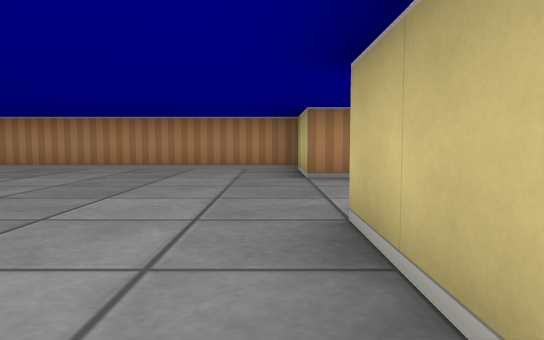
[1] (above)

17 first-person views from a walk through a cub3D maze. The camera is about half as high as the walls, tilts 4° down and sees 70° across. The floor is counted in squares. Each view is taken from the middle of a square. On the plan, view 1 faces up. The plan holds only what a view shows up to about 9 squares ahead; the rest is blank.

[2]
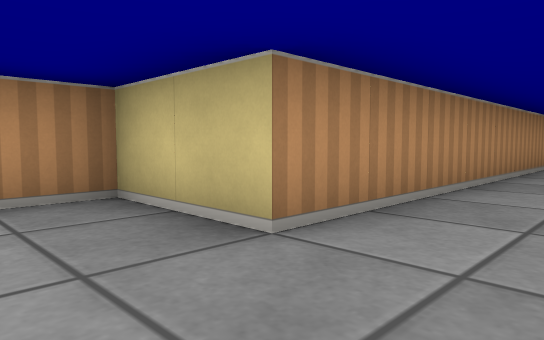

[3]
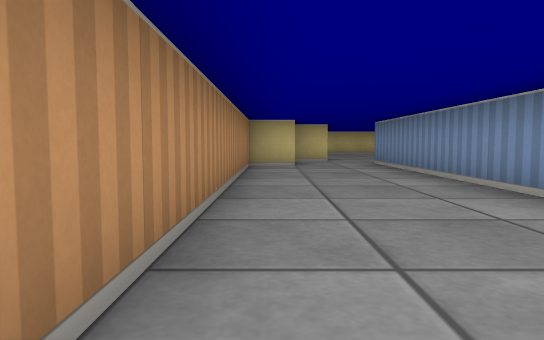

[4]
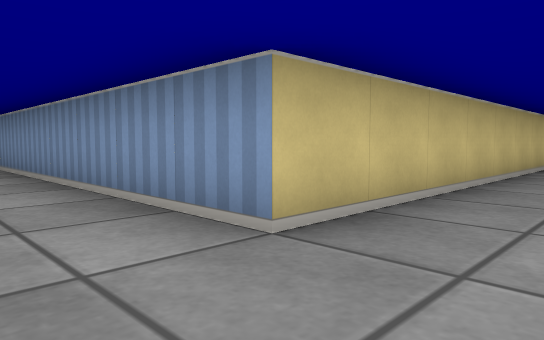

[5]
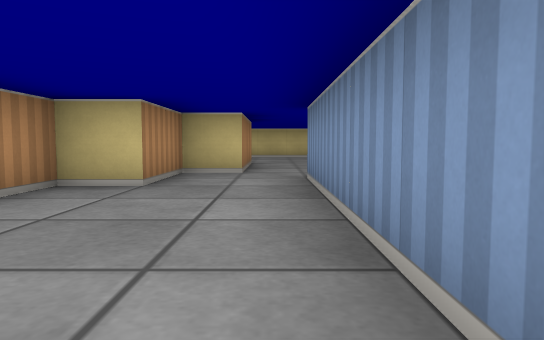

[6]
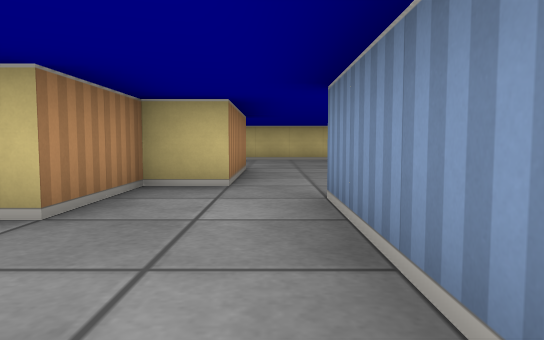

[7]
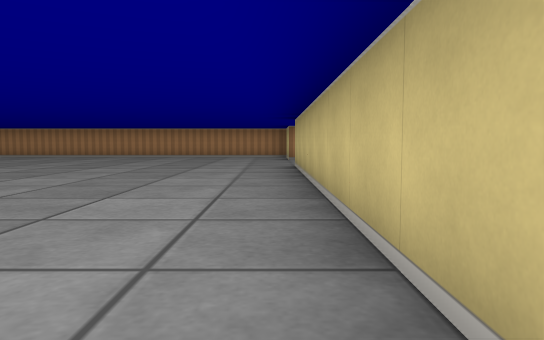

[8]
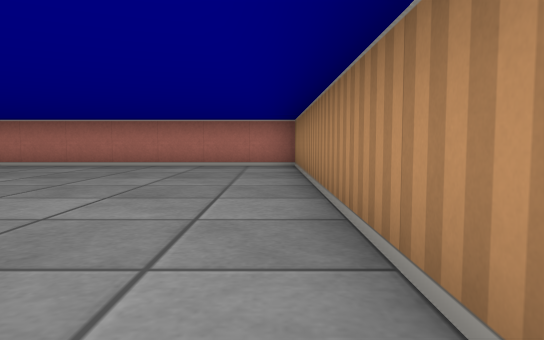

[9]
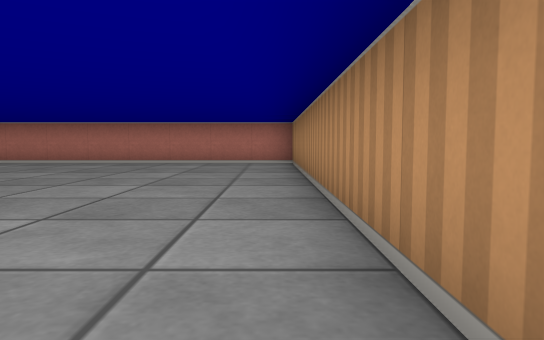

[10]
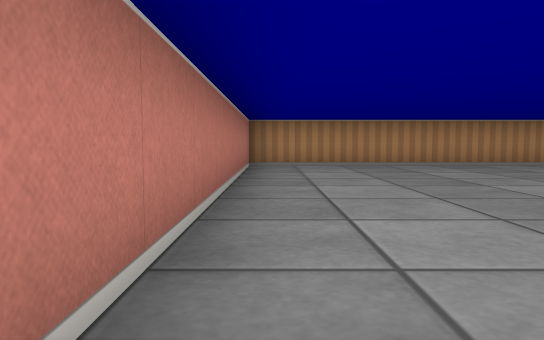

[11]
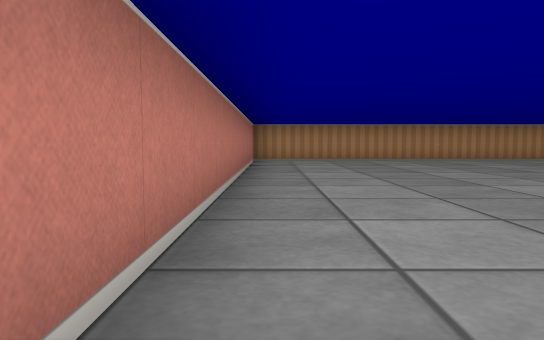

[12]
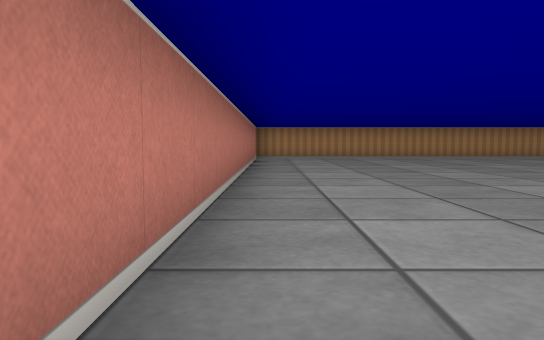

[13]
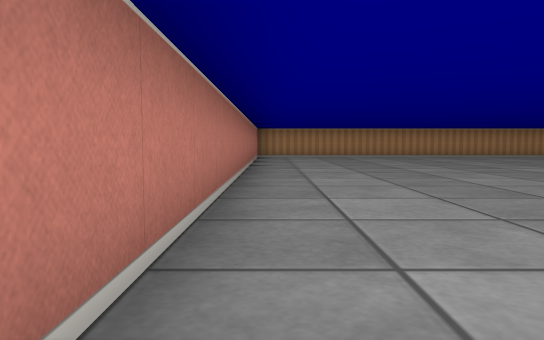

[14]
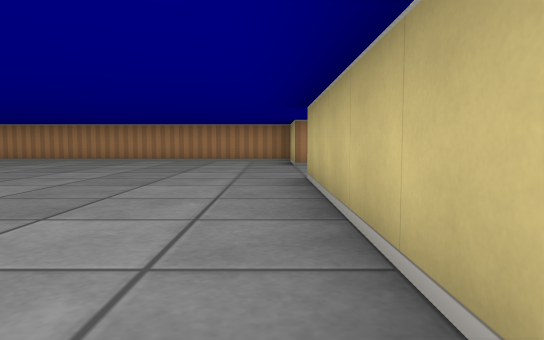

[15]
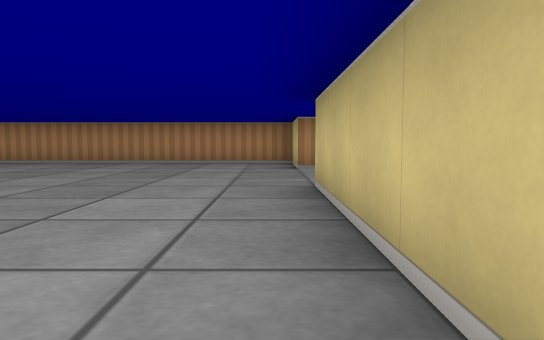

[16]
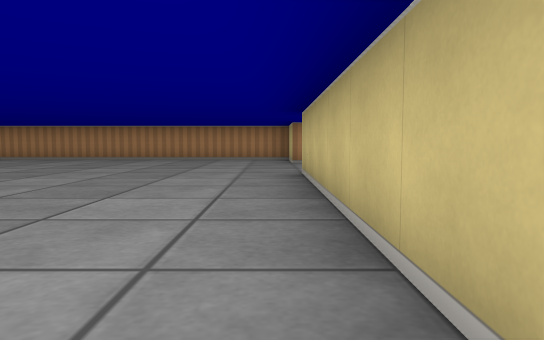

[17]
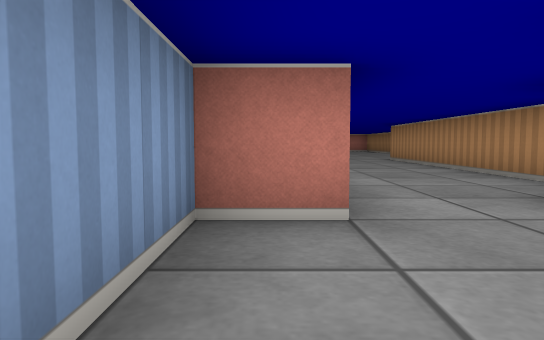

### Floor plan
Points are (right, up) in squares from view 1. A wall is a line through its corners. A room is listed if a view was taken in it or the views show most of it. See-through windows are left out.
Room 1 (views 1, 2, 3, 4, 5, 6, 7, 8, 9, 10, 11, 12, 13, 14, 15, 16)
walls: (0.5, -5.4) (0.5, 2.5) (9.5, 2.5) (9.5, 1.5) (11.4, 1.5); (12.4, 3.5) (10.5, 3.5) (10.5, 4.5) (8.5, 4.5) (8.5, 5.5) (0.5, 5.5) (0.5, 7.5) (-10.5, 7.5) (-10.5, -5.4)
ways out: opening at (11.5, 2.5) to room 2
Room 2 (view 17)
walls: (13.4, 3.5) (12.4, 3.5)
ways out: opening at (11.5, 2.5) to room 1

Where each view was taken, in squares from view 1:
view 1: 0 up, 0 right, facing up
view 2: 4 up, 1 left, facing up-right
view 3: 5 up, 0 right, facing right
view 4: 4 up, 1 left, facing down-right
view 5: 3 up, 4 right, facing right
view 6: 3 up, 6 right, facing right
view 7: 6 down, 0 right, facing up
view 8: 7 up, 2 left, facing left
view 9: 7 up, 1 left, facing left
view 10: 1 down, 10 left, facing up
view 11: 3 down, 10 left, facing up
view 12: 5 down, 10 left, facing up
view 13: 6 down, 10 left, facing up
view 14: 3 down, 0 right, facing up
view 15: 2 down, 0 right, facing up
view 16: 4 down, 0 right, facing up
view 17: 2 up, 12 right, facing left
